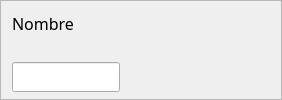
                               <widget class="QFrame" name="f1name">
                                <property name="minimumSize">
                                 <size>
                                  <width>0</width>
                                  <height>80</height>
                                 </size>
                                </property>
                                <property name="frameShape">
                                 <enum>QFrame::StyledPanel</enum>
                                </property>
                                <property name="frameShadow">
                                 <enum>QFrame::Raised</enum>
                                </property>
                                <layout class="QVBoxLayout" name="verticalLayout_20">
                                 <property name="spacing">
                                  <number>10</number>
                                 </property>
                                 <property name="topMargin">
                                  <number>0</number>
                                 </property>
                                 <property name="bottomMargin">
                                  <number>0</number>
                                 </property>
                                 <item>
                                  <widget class="QLabel" name="lb_name">
                                   <property name="minimumSize">
                                    <size>
                                     <width>0</width>
                                     <height>30</height>
                                    </size>
                                   </property>
                                   <property name="font">
                                    <font>
                                     <family>Microsoft YaHei</family>
                                     <pointsize>12</pointsize>
                                     <weight>50</weight>
                                     <italic>false</italic>
                                     <bold>false</bold>
                                    </font>
                                   </property>
                                   <property name="text">
                                    <string>Nombre</string>
                                   </property>
                                   <property name="textFormat">
                                    <enum>Qt::AutoText</enum>
                                   </property>
                                  </widget>
                                 </item>
                                 <item>
                                  <layout class="QHBoxLayout" name="horizontalLayout_14">
                                   <property name="spacing">
                                    <number>0</number>
                                   </property>
                                   <property name="topMargin">
                                    <number>0</number>
                                   </property>
                                   <property name="bottomMargin">
                                    <number>0</number>
                                   </property>
                                   <item>
                                    <widget class="QLineEdit" name="le_name">
                                     <property name="minimumSize">
                                      <size>
                                       <width>0</width>
                                       <height>30</height>
                                      </size>
                                     </property>
                                    </widget>
                                   </item>
                                   <item>
                                    <spacer name="horizontalSpacer_15">
                                     <property name="orientation">
                                      <enum>Qt::Horizontal</enum>
                                     </property>
                                     <property name="sizeType">
                                      <enum>QSizePolicy::Fixed</enum>
                                     </property>
                                     <property name="sizeHint" stdset="0">
                                      <size>
                                       <width>50</width>
                                       <height>10</height>
                                      </size>
                                     </property>
                                    </spacer>
                                   </item>
                                   <item>
                                    <widget class="QLabel" name="lb_nameERR">
                                     <property name="minimumSize">
                                      <size>
                                       <width>100</width>
                                       <height>30</height>
                                      </size>
                                     </property>
                                     <property name="text">
                                      <string/>
                                     </property>
                                    </widget>
                                   </item>
                                  </layout>
                                 </item>
                                </layout>
                               </widget>
